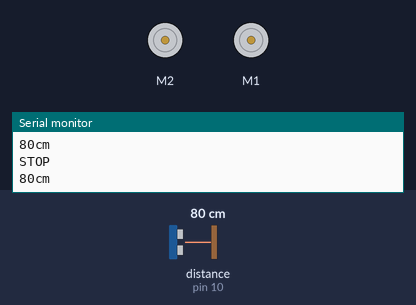
The sketch below on a simulated Arduino Uno, built with avr-gcc and run on an emulated ATmega328P. Parts: 2 × DC motor (green arrow = forward, orange = backward, longer = faster), the last lines printed to the serial monitor. Wiring (inferred from the names in the program): ultrasonic range finder: trigger pin 9; echo pin 10. Inputs (shaded band) come from the test bench; at power-on: distance to the obstacle (sensor on pin 10) 80 cm. The echo pulse lasts 58.3 µs per cm.

Above: at 1.2 s.
1.3 s: distance to the obstacle (sensor on pin 10) set to 2 cm
At 1.8 s:
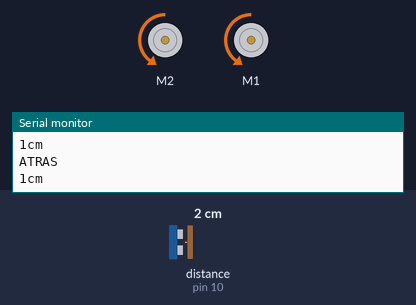
2.9 s: distance to the obstacle (sensor on pin 10) set to 35 cm
At 3.4 s:
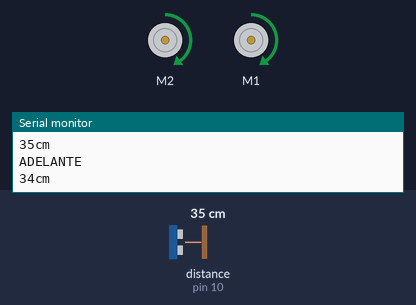
4.5 s: distance to the obstacle (sensor on pin 10) set to 27 cm
6.0 s: distance to the obstacle (sensor on pin 10) set to 23 cm
At 7.1 s:
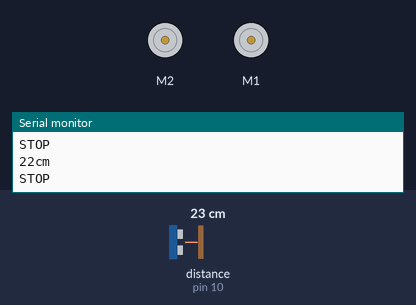
7.5 s: distance to the obstacle (sensor on pin 10) set to 13 cm
9.0 s: distance to the obstacle (sensor on pin 10) set to 10 cm
At 10.4 s:
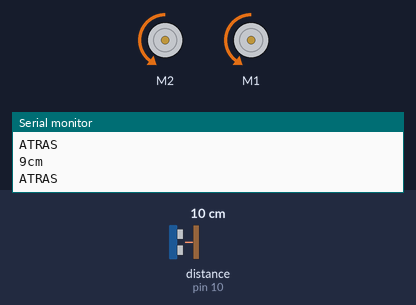
Timing chart, 0 to 11.6 s (numbered marks = the images above; inputs shaded):
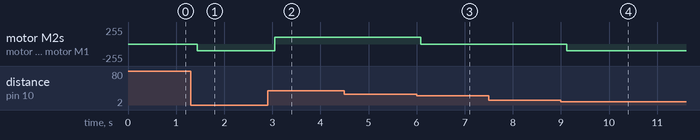

The sketch:

follower.ino
```cpp
#include <AFMotor.h>

AF_DCMotor motorLeft(2, MOTOR12_64KHZ);
AF_DCMotor motorRight(1, MOTOR12_64KHZ);


const int trigPin = 9;
const int echoPin = 10;
const int limitCerca = 10;
const int limiteLejos = 25;
const int limiteStopLejos = 55;

void setup(){
  Serial.begin(9600);
  motorLeft.setSpeed(100);
  motorRight.setSpeed(100);
}

void loop(){
  long duration , cm;
  pinMode(trigPin, OUTPUT);
  digitalWrite(trigPin, LOW);
  delayMicroseconds(2);
  digitalWrite(trigPin, HIGH);
  delayMicroseconds(10);
  digitalWrite(trigPin, LOW);

  pinMode(echoPin, INPUT);
  duration = pulseIn(echoPin, HIGH);
  cm = microsecondsToCm(duration);

  //Desicion

  if(cm > limiteLejos && cm <= limiteStopLejos){
    motorLeft.run(FORWARD);
    motorRight.run(FORWARD);
    Serial.print("ADELANTE");
    Serial.println();

  } else {
    if(cm <= limitCerca){
      motorLeft.run(BACKWARD);
      motorRight.run(BACKWARD);
      Serial.print("ATRAS");
      Serial.println();

    } else {
     motorLeft.run(RELEASE);
     motorRight.run(RELEASE);
     Serial.print("STOP");
     Serial.println();
   }
  }

  delay(100);

  Serial.print(cm);
  Serial.print("cm");
  Serial.println();

  delay(100);
}

long microsecondsToCm(long microseconds){
  return microseconds / 29 / 2 ;
}
```

Measured:
- the behaviour switches between 26 and 25 cm on distance to the obstacle (sensor on pin 10) (found by bisection; images 2 and 3)
- the behaviour switches between 12 and 11 cm on distance to the obstacle (sensor on pin 10) (found by bisection; images 3 and 4)
- after the input at 1.3 s, motor M2, motor M1: stopped → backward 100/255 after 0.14 s
- after the input at 2.9 s, motor M2, motor M1: backward 100/255 → forward 100/255 after 0.15 s
- after the input at 6.0 s, motor M2, motor M1: forward 100/255 → stopped after 0.09 s
- after the input at 9.0 s, motor M2, motor M1: stopped → backward 100/255 after 0.12 s
